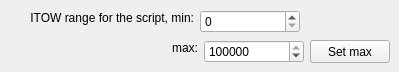
             <widget class="QWidget" name="tab_LOScript_Generic">
              <property name="autoFillBackground">
               <bool>true</bool>
              </property>
              <attribute name="title">
               <string>Generic settings</string>
              </attribute>
              <widget class="QSpinBox" name="spinBox_LOSolver_Script_ITOW_Range_Min">
               <property name="geometry">
                <rect>
                 <x>200</x>
                 <y>10</y>
                 <width>100</width>
                 <height>23</height>
                </rect>
               </property>
               <property name="minimumSize">
                <size>
                 <width>100</width>
                 <height>0</height>
                </size>
               </property>
               <property name="maximum">
                <number>604800000</number>
               </property>
              </widget>
              <widget class="QLabel" name="label_LOSolver_Script_ITOWRange_Points_Min">
               <property name="geometry">
                <rect>
                 <x>15</x>
                 <y>10</y>
                 <width>179</width>
                 <height>16</height>
                </rect>
               </property>
               <property name="text">
                <string>ITOW range for the script, min:</string>
               </property>
               <property name="alignment">
                <set>Qt::AlignRight|Qt::AlignTrailing|Qt::AlignVCenter</set>
               </property>
              </widget>
              <widget class="QPushButton" name="pushButton_LOSolver_Script_ITOW_Script_Max_Maximize">
               <property name="geometry">
                <rect>
                 <x>310</x>
                 <y>40</y>
                 <width>80</width>
                 <height>23</height>
                </rect>
               </property>
               <property name="text">
                <string>Set max</string>
               </property>
              </widget>
              <widget class="QSpinBox" name="spinBox_LOSolver_Script_ITOW_Range_Max">
               <property name="geometry">
                <rect>
                 <x>204</x>
                 <y>40</y>
                 <width>100</width>
                 <height>23</height>
                </rect>
               </property>
               <property name="minimumSize">
                <size>
                 <width>100</width>
                 <height>0</height>
                </size>
               </property>
               <property name="maximum">
                <number>604800000</number>
               </property>
               <property name="value">
                <number>604800000</number>
               </property>
              </widget>
              <widget class="QLabel" name="label_LOSolver_Script_ITOWRange_Points_Max">
               <property name="geometry">
                <rect>
                 <x>170</x>
                 <y>40</y>
                 <width>28</width>
                 <height>16</height>
                </rect>
               </property>
               <property name="text">
                <string>max:</string>
               </property>
               <property name="alignment">
                <set>Qt::AlignRight|Qt::AlignTrailing|Qt::AlignVCenter</set>
               </property>
              </widget>
             </widget>
